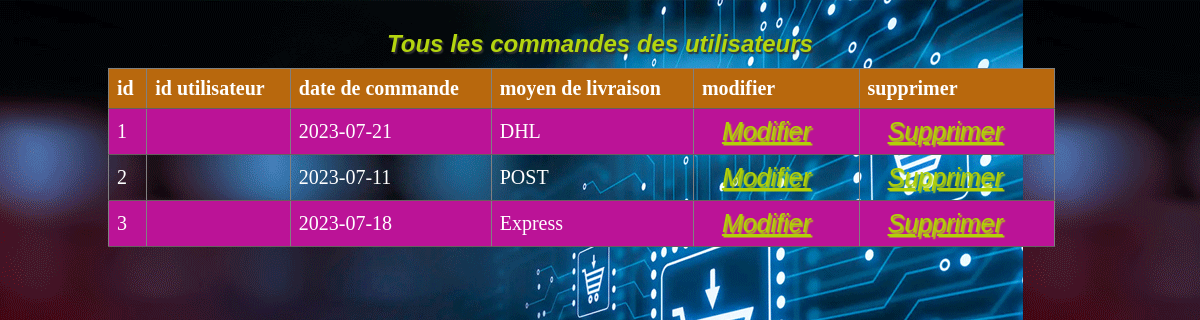
Screenshot of /commandes/affichage.php with the database file from the repository.
### tables this page shows
CREATE TABLE IF NOT EXISTS `commandes` (
  `id_commande` int(11) NOT NULL AUTO_INCREMENT,
  `id_client` int(11) DEFAULT NULL,
  `date_commande` date DEFAULT NULL,
  `moyen_livraison` varchar(205) DEFAULT NULL,
  PRIMARY KEY (`id_commande`),
  KEY `id_utilisateur` (`id_client`)
);

### commandes/affichage.php (the view, shortened to what this page needs)
<?php
include("../connexion.php");
$sql = "SELECT * FROM commandes";
$result = $conn->query($sql);
if ($result->num_rows > 0) {
    echo"<h2>Tous les commandes des utilisateurs </h2>";
    echo "<table border=1>";
    echo "<tr><th>id</th><th>id utilisateur</th><th>date de commande</th><th>moyen de livraison</th><th>modifier</th><th>supprimer</th></tr>";
    while ($row = $result->fetch_assoc()) {
        echo "<tr>";
        echo "<td>" . $row['id_commande'] . "</td>";
        echo "<td>" . $row['id_utilisateur'] . "</td>";
        echo "<td>" . $row['date_commande'] . "</td>";
        echo "<td>" . $row['moyen_livraison'] . "</td>";
        echo "<td><a href='modifier.php?id_commande=".$row['id_commande']."'>Modifier</a></td>";
        echo "<td><a href='supprimer.php?id_commande=".$row['id_commande']."'>Supprimer</a></td>";
        echo "</tr>";
    }
    echo "</table>";
}
 else {
         echo "Aucun produits a enregistré dans votre données.";
       }
?>
<!DOCTYPE html>
<html lang="en">
<head>
    <link rel="stylesheet" href="../home.css" class="css">
</head>
<body>
</body>
</html>

### home.css (style rules this page uses)
body { background:url("image.webp"); }
h1,h2 { text-align: center; margin-bottom: 20px; font-family: Arial, Helvetica, sans-serif; text-shadow: 1.5px 1.5px 1.5px #333333; color:rgb(180, 213, 15); font-style: italic; font-weight: 700; margin-top: 30px; }
a { color:#b2d008; font-family: Arial, Helvetica, sans-serif; text-shadow: 1.5px 1.5px 1.5px #b2d008; padding: 10px 20px; border-radius: 25px; font-style: italic; font-size: 25px; }
h2 { margin-bottom: 10px; }
table { width: 80%; border-collapse: collapse; margin-top:5px; margin-left: 100px; }
th, td { padding: 8px; text-align: left; border-bottom: 1px solid #675e5e; font-size: 20px; font-family: "Harlow Solid Helvetica", serif; color:white; }
th { background-color: #b8680d; }
tr:nth-child(even) { background-color: #bb1397; }

### rows the page displays
commandes: id_commande "1", date_commande "2023-07-21", moyen_livraison "DHL"
commandes: id_commande "2", date_commande "2023-07-11", moyen_livraison "POST"
commandes: id_commande "3", date_commande "2023-07-18", moyen_livraison "Express"
